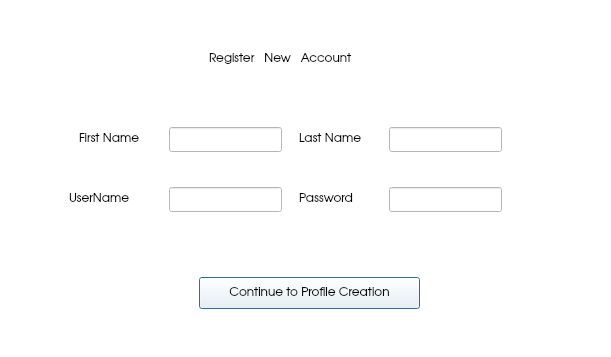
<?xml version="1.0" encoding="UTF-8"?>
<ui version="4.0">
 <class>StudentRegister</class>
 <widget class="QDialog" name="StudentRegister">
  <property name="geometry">
   <rect>
    <x>0</x>
    <y>0</y>
    <width>611</width>
    <height>357</height>
   </rect>
  </property>
  <property name="windowTitle">
   <string>Register Menu</string>
  </property>
  <property name="styleSheet">
   <string notr="true">background:white;</string>
  </property>
  <widget class="QWidget" name="centralwidget" native="true">
   <property name="geometry">
    <rect>
     <x>-121</x>
     <y>-143</y>
     <width>700</width>
     <height>500</height>
    </rect>
   </property>
   <property name="sizePolicy">
    <sizepolicy hsizetype="Fixed" vsizetype="Preferred">
     <horstretch>0</horstretch>
     <verstretch>0</verstretch>
    </sizepolicy>
   </property>
   <property name="maximumSize">
    <size>
     <width>16777215</width>
     <height>16777215</height>
    </size>
   </property>
   <property name="styleSheet">
    <string notr="true">background:white;</string>
   </property>
   <widget class="QLabel" name="label">
    <property name="geometry">
     <rect>
      <x>200</x>
      <y>270</y>
      <width>81</width>
      <height>25</height>
     </rect>
    </property>
    <property name="font">
     <font>
      <family>URW Gothic L</family>
      <italic>false</italic>
     </font>
    </property>
    <property name="text">
     <string>First Name</string>
    </property>
   </widget>
   <widget class="QLineEdit" name="firstName">
    <property name="geometry">
     <rect>
      <x>290</x>
      <y>270</y>
      <width>113</width>
      <height>25</height>
     </rect>
    </property>
   </widget>
   <widget class="QLabel" name="label_2">
    <property name="geometry">
     <rect>
      <x>420</x>
      <y>270</y>
      <width>81</width>
      <height>25</height>
     </rect>
    </property>
    <property name="font">
     <font>
      <family>URW Gothic L</family>
     </font>
    </property>
    <property name="text">
     <string>Last Name</string>
    </property>
   </widget>
   <widget class="QLineEdit" name="lastName">
    <property name="geometry">
     <rect>
      <x>510</x>
      <y>270</y>
      <width>113</width>
      <height>25</height>
     </rect>
    </property>
   </widget>
   <widget class="QLineEdit" name="userName">
    <property name="geometry">
     <rect>
      <x>290</x>
      <y>330</y>
      <width>113</width>
      <height>25</height>
     </rect>
    </property>
   </widget>
   <widget class="QLineEdit" name="password">
    <property name="geometry">
     <rect>
      <x>510</x>
      <y>330</y>
      <width>113</width>
      <height>25</height>
     </rect>
    </property>
   </widget>
   <widget class="QLabel" name="label_3">
    <property name="geometry">
     <rect>
      <x>420</x>
      <y>330</y>
      <width>81</width>
      <height>25</height>
     </rect>
    </property>
    <property name="font">
     <font>
      <family>URW Gothic L</family>
     </font>
    </property>
    <property name="text">
     <string>Password</string>
    </property>
   </widget>
   <widget class="QLabel" name="label_4">
    <property name="geometry">
     <rect>
      <x>190</x>
      <y>330</y>
      <width>81</width>
      <height>25</height>
     </rect>
    </property>
    <property name="font">
     <font>
      <family>URW Gothic L</family>
     </font>
    </property>
    <property name="text">
     <string>UserName</string>
    </property>
   </widget>
   <widget class="QPushButton" name="pushButton">
    <property name="geometry">
     <rect>
      <x>320</x>
      <y>420</y>
      <width>221</width>
      <height>32</height>
     </rect>
    </property>
    <property name="font">
     <font>
      <family>URW Gothic L</family>
     </font>
    </property>
    <property name="text">
     <string>Continue to Profile Creation</string>
    </property>
   </widget>
   <widget class="QLabel" name="label_5">
    <property name="geometry">
     <rect>
      <x>330</x>
      <y>190</y>
      <width>191</width>
      <height>25</height>
     </rect>
    </property>
    <property name="font">
     <font>
      <family>URW Gothic L</family>
     </font>
    </property>
    <property name="text">
     <string>Register   New   Account</string>
    </property>
   </widget>
  </widget>
 </widget>
 <resources/>
 <connections/>
</ui>
